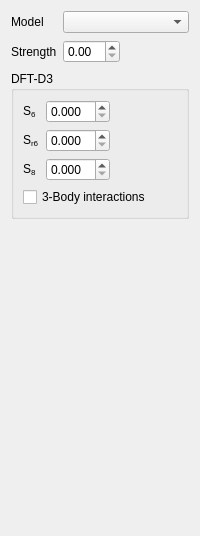
          <widget class="QWidget" name="AdvancedDispersionCorrection">
           <layout class="QVBoxLayout" name="verticalLayout_39">
            <item>
             <layout class="QGridLayout" name="gridLayout_14">
              <item row="0" column="0">
               <widget class="QLabel" name="label_76">
                <property name="text">
                 <string>Model</string>
                </property>
               </widget>
              </item>
              <item row="1" column="0">
               <widget class="QLabel" name="label_98">
                <property name="text">
                 <string>Strength</string>
                </property>
               </widget>
              </item>
              <item row="0" column="1">
               <widget class="QComboBox" name="dft_d"/>
              </item>
              <item row="1" column="1">
               <layout class="QHBoxLayout" name="horizontalLayout_19">
                <item>
                 <widget class="QDoubleSpinBox" name="dft_d_a">
                  <property name="singleStep">
                   <double>0.010000000000000</double>
                  </property>
                 </widget>
                </item>
                <item>
                 <spacer>
                  <property name="orientation">
                   <enum>Qt::Horizontal</enum>
                  </property>
                  <property name="sizeHint" stdset="0">
                   <size>
                    <width>47</width>
                    <height>26</height>
                   </size>
                  </property>
                 </spacer>
                </item>
               </layout>
              </item>
             </layout>
            </item>
            <item>
             <widget class="QGroupBox" name="groupBox_dft_d">
              <property name="title">
               <string>DFT-D3</string>
              </property>
              <layout class="QGridLayout" name="gridLayout_17">
               <item row="0" column="0">
                <widget class="QLabel" name="label_9">
                 <property name="text">
                  <string>S&lt;sub&gt;6&lt;/sub&gt;</string>
                 </property>
                 <property name="textFormat">
                  <enum>Qt::RichText</enum>
                 </property>
                </widget>
               </item>
               <item row="1" column="0">
                <widget class="QLabel" name="label_19">
                 <property name="text">
                  <string>S&lt;sub&gt;r6&lt;/sub&gt;</string>
                 </property>
                 <property name="textFormat">
                  <enum>Qt::RichText</enum>
                 </property>
                </widget>
               </item>
               <item row="2" column="0">
                <widget class="QLabel" name="label_20">
                 <property name="text">
                  <string>S&lt;sub&gt;8&lt;/sub&gt;</string>
                 </property>
                 <property name="textFormat">
                  <enum>Qt::RichText</enum>
                 </property>
                </widget>
               </item>
               <item row="3" column="0" colspan="4">
                <widget class="QCheckBox" name="dft_d3_3body">
                 <property name="text">
                  <string>3-Body interactions</string>
                 </property>
                </widget>
               </item>
               <item row="0" column="2">
                <spacer name="horizontalSpacer_34">
                 <property name="orientation">
                  <enum>Qt::Horizontal</enum>
                 </property>
                 <property name="sizeHint" stdset="0">
                  <size>
                   <width>40</width>
                   <height>20</height>
                  </size>
                 </property>
                </spacer>
               </item>
               <item row="0" column="1">
                <widget class="QDoubleSpinBox" name="dft_d3_s6">
                 <property name="decimals">
                  <number>3</number>
                 </property>
                </widget>
               </item>
               <item row="1" column="1">
                <widget class="QDoubleSpinBox" name="dft_d3_sr6">
                 <property name="decimals">
                  <number>3</number>
                 </property>
                </widget>
               </item>
               <item row="2" column="1">
                <widget class="QDoubleSpinBox" name="dft_d3_s8">
                 <property name="decimals">
                  <number>3</number>
                 </property>
                </widget>
               </item>
              </layout>
             </widget>
            </item>
            <item>
             <spacer name="verticalSpacer_20">
              <property name="orientation">
               <enum>Qt::Vertical</enum>
              </property>
              <property name="sizeHint" stdset="0">
               <size>
                <width>20</width>
                <height>306</height>
               </size>
              </property>
             </spacer>
            </item>
           </layout>
          </widget>
